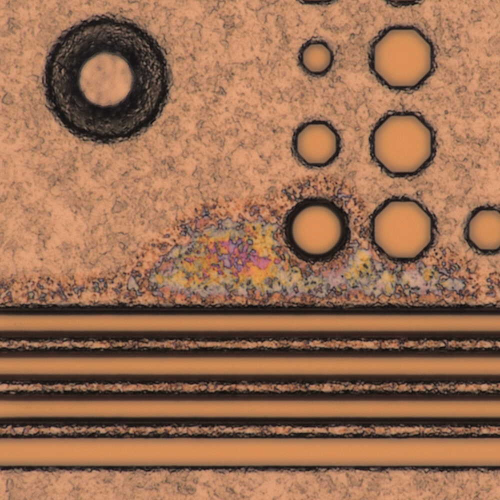
#> input picture 기준/W7548301XYB1/TB500_RDL4 - Multi_FDV-RDL4_W7548301XYB1_1_1_32477.4892720806_34203.7390093917_Foreign Material.jpg, 1000 x 1000 px (shown at 1/2 size); its folder holds only this picture in this run
$ python _montage.py
#> lines starting #> are read from the running program, lines starting #| are printed output that depends on the picture
"""기준 이미지 몽타주 — 정중앙에 십자/256px 박스를 그려 defect 중심성 검증."""
from pathlib import Path
from PIL import Image, ImageDraw
import random

paths = sorted(Path("기준").rglob("*.jpg"))
random.seed(7)
# 종류별로 골고루 6장(웨이퍼도 섞이게)
by_type = {}
for p in paths:
    t = p.stem.split("_")[-1]
    by_type.setdefault(t, []).append(p)
pick = []
for t, ps in by_type.items():
    pick += random.sample(ps, min(3, len(ps)))
pick = pick[:9]

cell = 330
cols, rows = 3, 3
canvas = Image.new("RGB", (cols * cell, rows * cell), "white")
#> canvas: PIL image 990x990 RGB; every value is 255
for i, p in enumerate(pick):
    im = Image.open(p).convert("RGB").resize((cell, cell))
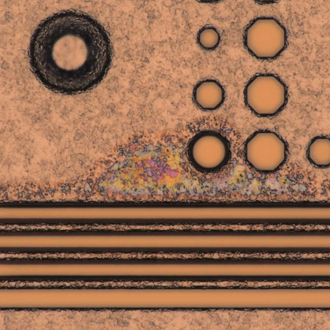
#> im: PIL image 330x330 RGB; mean R, G, B 154.1, 110.2, 82.5
    d = ImageDraw.Draw(im)
    c = cell // 2
    box = int(cell * 0.256)  # 1000px 기준 256px 중앙박스
    d.rectangle([c - box // 2, c - box // 2, c + box // 2, c + box // 2],
                outline=(255, 0, 0), width=2)
    d.line([c, c - 14, c, c + 14], fill=(255, 0, 0), width=2)
    d.line([c - 14, c, c + 14, c], fill=(255, 0, 0), width=2)
    d.text((4, 4), p.stem.split("_")[-1], fill=(255, 0, 0))
    canvas.paste(im, ((i % cols) * cell, (i // cols) * cell))
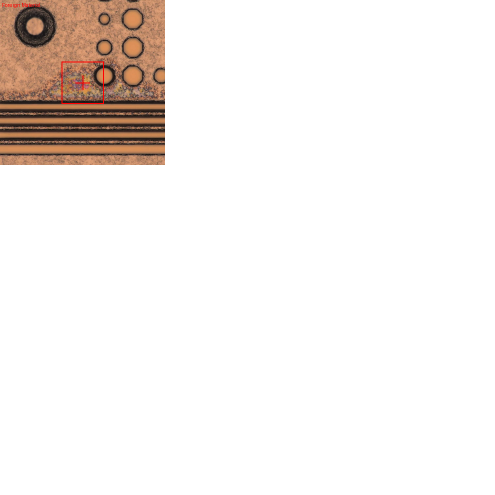
#> canvas: PIL image 990x990 RGB (shown at 1/2 size); mean R, G, B 243.9, 238.8, 235.8
#> pass 2 of the loop `for i, p in enumerate(pick):`:
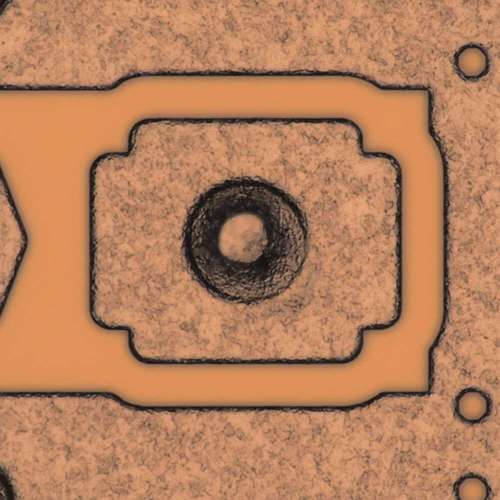
#> input picture 기준/W7548302XYF3/TB500_RDL4 - Multi_FDV-RDL4_W7548302XYF3_1_1_21561.3389426004_24811.4644318776_Repassivation Defect.jpg, 1000 x 1000 px (shown at 1/2 size)
#> `im = Image.open(p).convert("RGB").resize((cell, cell))`:
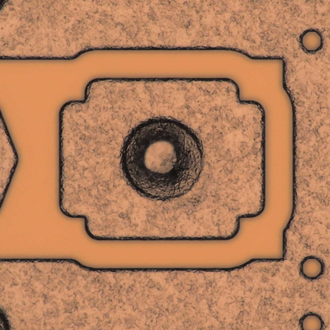
#> im: PIL image 330x330 RGB; mean R, G, B 182.8, 128.4, 92.9
#> `canvas.paste(im, ((i % cols) * cell, (i // cols) * cell))`:
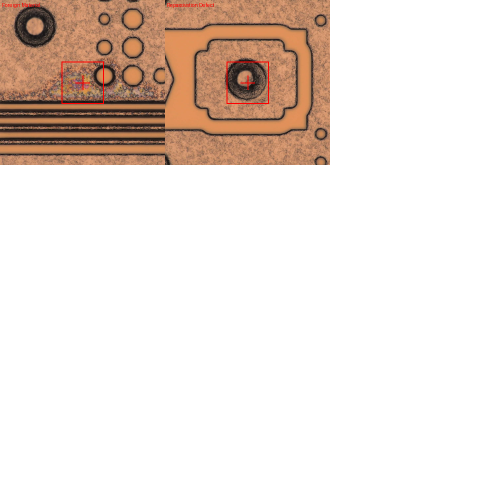
#> canvas: PIL image 990x990 RGB (shown at 1/2 size); mean R, G, B 236, 224.6, 217.7
out = Path("기준_중심성_몽타주.png")
canvas.save(out)
print("saved", out, "picked:", [p.stem.split('_')[-1] for p in pick])
